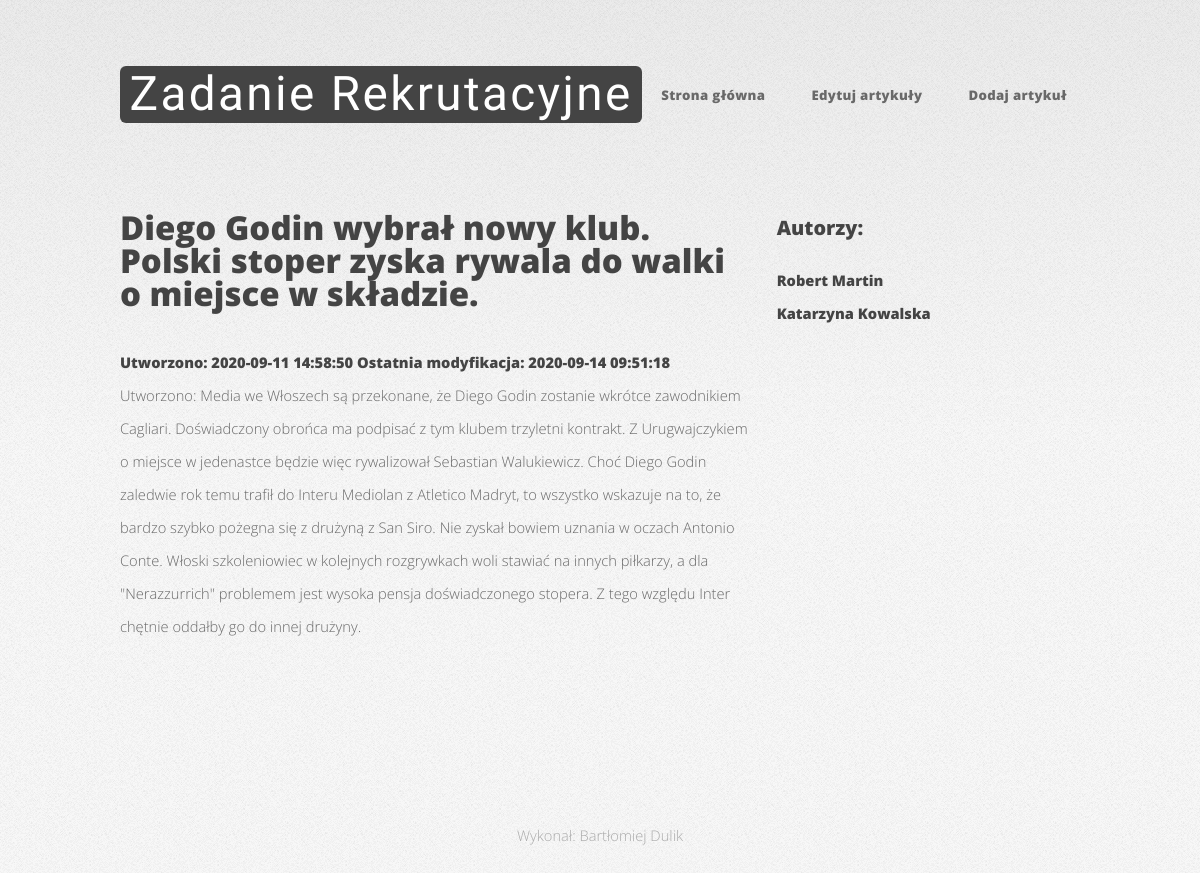
The app's page /show.php?id=6 with its own data.
### tables this page shows
CREATE TABLE `articles` (
  `id` int(11) NOT NULL,
  `title` varchar(256) NOT NULL,
  `header` varchar(130) NOT NULL,
  `text` text NOT NULL,
  `date_created` datetime NOT NULL,
  `date_modified` timestamp NULL DEFAULT current_timestamp()
);

CREATE TABLE `authors` (
  `id` int(11) NOT NULL,
  `name` varchar(256) NOT NULL,
  `surname` varchar(256) NOT NULL,
  `mail` varchar(256) NOT NULL
);

### api/config/database.php (called while the page is built, shortened)
<?php
class Database{
    public function getConnection(){
        $config = parse_ini_file('db.ini');
        $this->conn = null;
        try{
            $this->conn = new PDO("mysql:host=" . $config['host'] . ";dbname=" . $config['db_name'], $config['username'], $config['password']);
            $this->conn->exec("set names utf8");
        }catch(PDOException $exception){
            echo "Connection error: " . $exception->getMessage();
        }
        return $this->conn;
    }
}
?>

### show.php (the view, shortened to what this page needs)
<?php
include_once 'api/config/database.php';
$database = new Database();
$query = "SELECT * FROM articles WHERE id = ".$_GET['id']." ;";
$stmt = $database->conn->prepare($query);
$stmt->execute();
$result = $stmt->fetch(PDO::FETCH_ASSOC);
$queryGetAuthor = "SELECT author_id FROM credits WHERE article_id = ".$_GET['id'].";";
$stmt = $database->conn->prepare($queryGetAuthor);
$stmt->execute();
$authors = [];
$i = 0;
while( $row = $stmt->fetch(PDO::FETCH_ASSOC)){
    $authors[$i] = $row['author_id'];
    $i++;
}
?>
<!DOCTYPE HTML>
<html>
<head>
    <link rel="stylesheet" type="text/css" href="assets/css/main.css?ts=<?=time()?>" />
</head>
<body class="is-preload homepage">
<div id="page-wrapper">
    <div id="header-wrapper">
        <header id="header" class="container">
            <div id="logo">
                <h1><a href="index.php">Zadanie Rekrutacyjne</a></h1>
            </div>
            <nav id="nav">
                <ul>
                    <li><a href="index.php">Strona główna</a></li>
                    <li><a  href="edit_panel.php">Edytuj artykuły</a></li>
                    <li><a  href="edit_panel.php">Dodaj artykuł</a></li>
                </ul>
            </nav>
        </header>
    </div>
    <div id="features-wrapper">
        <div class="container">
            <div class="row">
                <div  class="col-8 col-12-medium">
                    <h2><?php echo $result['title'] ?></h2>
                    <h5>Utworzono: <?php echo $result['date_created'] ?> Ostatnia modyfikacja: <?php echo $result['date_modified'] ?> </h5>
                    <p>Utworzono: <?php echo $result['text'] ?></p>
                </div>
                <div class="col-4 col-12-medium">
                    <div id="sidebar">
                    <h3>Autorzy:</h3>
                    <?php
                        $query = "SELECT id, name, surname FROM authors ;";
                        $stmt = $database->conn->prepare($query);
                        $stmt->execute();
                        while($row = $stmt->fetch(PDO::FETCH_ASSOC)) {
                                    if (in_array($row['id'], $authors)){
                                        echo '<h4>'.$row['name'].' '.$row['surname'].'</h4>';
                                    }
                                }
                    ?>
                    </div>
                </div>
            </div>
        </div>
        <div id="footer-wrapper">
            <footer id="footer" class="container">
                <div class="col-12">
                    <div id="copyright">
                        <ul class="menu">
                            <li>Wykonał: Bartłomiej Dulik</li>
                        </ul>
                    </div>
                </div>
        </div>
    </div>
</div>
</body>
</html>

### records on screen
articles: title "Diego Godin wybrał nowy klub. Polski stoper zyska rywala do walki o miejsce w składzie.", date_created "2020-09-11 14:58:50", date_modified "2020-09-14 09:51:18", text "Media we Włoszech są przekonane, że Diego Godin zostanie wkrótce zawodnikiem Cagliari. Doświadczony obrońca ma podpisać z tym klubem trzyletni kontrakt. Z Urugwajczykiem o miejsce w jedenastce będzie więc rywalizował Sebastian Walukiewicz. Choć Diego Godin zaledwie rok temu trafił do Interu Mediolan z Atletico Madryt, to wszystko wskazuje na to, że bardzo szybko pożegna się z drużyną z San Siro. Nie zyskał bowiem uznania w oczach Antonio Conte. Włoski szkoleniowiec w kolejnych rozgrywkach woli stawiać na innych piłkarzy, a dla \"Nerazzurrich\" problemem jest wysoka pensja doświadczonego stopera. Z tego względu Inter chętnie oddałby go do innej drużyny."
authors: name "Robert", surname "Martin"
authors: name "Katarzyna", surname "Kowalska"
